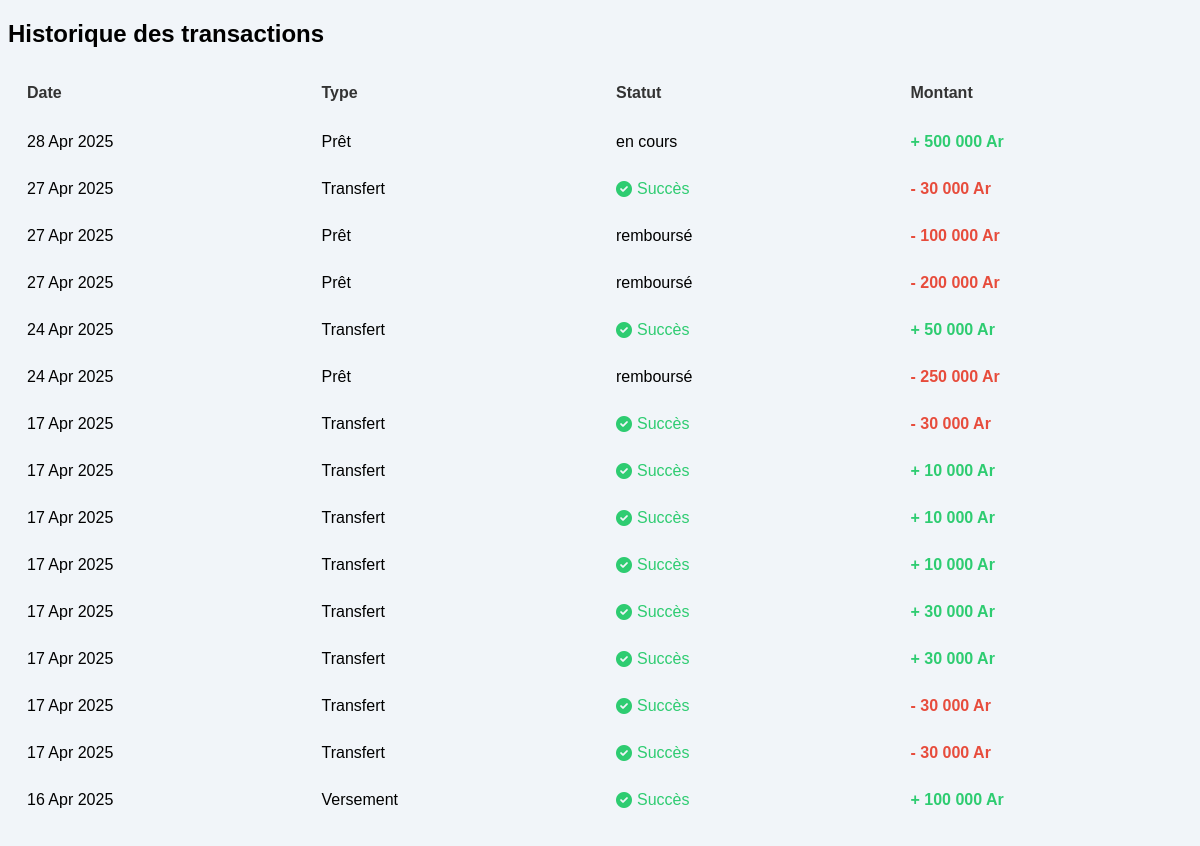
The app's page /Admin-interface/pages/profil/profilHistory.php?numCompte=02610001 with its own data.
### tables this page shows
CREATE TABLE `preter` (
  `numPret` int(11) NOT NULL,
  `numCompte` varchar(20) NOT NULL,
  `montantPrete` decimal(10,2) NOT NULL,
  `datePret` date NOT NULL,
  `statut` enum('en cours','remboursé','en retard') NOT NULL DEFAULT 'en cours',
  `delais` int(11) NOT NULL,
  `montantARembourser` decimal(10,2) NOT NULL,
  `dateRemboursement` date DEFAULT NULL,
  `dernierCalculFrais` date DEFAULT NULL
);

CREATE TABLE `virement` (
  `idVirement` int(11) NOT NULL,
  `numCompteEnvoyeur` varchar(20) DEFAULT NULL,
  `numCompteBeneficiaire` varchar(20) DEFAULT NULL,
  `montant` decimal(10,2) DEFAULT NULL,
  `dateTransfert` datetime DEFAULT current_timestamp()
);

CREATE TABLE `versement` (
  `id` int(11) NOT NULL,
  `numCompte` varchar(255) NOT NULL,
  `montant` decimal(10,2) NOT NULL,
  `dateVersement` datetime NOT NULL DEFAULT current_timestamp()
);

### Admin-interface/pages/profil/profilHistory.php (the view, shortened to what this page needs)
<?php
include "../config/db.php";
$numCompte = isset($_GET['numCompte']) ? trim($_GET['numCompte']) : '';
$transactions = [];
$sql_virements_envoyes = "SELECT dateTransfert as date, 'Transfert' as type, 'Succès' as statut, montant, 'sortie' as direction
                          FROM virement
                          WHERE numCompteEnvoyeur = ?";
$stmt_envoyes = $conn->prepare($sql_virements_envoyes);
if ($stmt_envoyes) {
    $stmt_envoyes->bind_param("s", $numCompte);
    $stmt_envoyes->execute();
    $result_envoyes = $stmt_envoyes->get_result();
    while ($row = $result_envoyes->fetch_assoc()) {
        $transactions[] = $row;
    }
}
$sql_virements_recus = "SELECT dateTransfert as date, 'Transfert' as type, 'Succès' as statut, montant, 'entree' as direction
                        FROM virement
                        WHERE numCompteBeneficiaire = ?";
$stmt_recus = $conn->prepare($sql_virements_recus);
if ($stmt_recus) {
    $stmt_recus->bind_param("s", $numCompte);
    $stmt_recus->execute();
    $result_recus = $stmt_recus->get_result();
    while ($row = $result_recus->fetch_assoc()) {
        $transactions[] = $row;
    }
}
$sql_versements = "SELECT dateVersement as date, 'Versement' as type, 'Succès' as statut, montant, 'entree' as direction
                   FROM versement
                   WHERE numCompte = ?";
$stmt_versements = $conn->prepare($sql_versements);
if ($stmt_versements) {
    $stmt_versements->bind_param("s", $numCompte);
    $stmt_versements->execute();
    $result_versements = $stmt_versements->get_result();
    while ($row = $result_versements->fetch_assoc()) {
        $transactions[] = $row;
    }
}
$sql_prets = "SELECT datePret as date, 'Prêt' as type, statut, montantPrete as montant FROM preter WHERE numCompte = ?";
$stmt_prets = $conn->prepare($sql_prets);
if ($stmt_prets) {
    $stmt_prets->bind_param("s", $numCompte);
    $stmt_prets->execute();
    $result_prets = $stmt_prets->get_result();
    while ($row = $result_prets->fetch_assoc()) {
        if (strtolower($row['statut']) == 'remboursé' || strtolower($row['statut']) == 'rembourse') {
            $row['direction'] = 'sortie';
        } else {
            $row['direction'] = 'entree';
        }
        $transactions[] = $row;
    }
}
usort($transactions, function($a, $b) {
    return strtotime($b['date']) - strtotime($a['date']);
});
?>
<!DOCTYPE html>
<html lang="fr">
<head>
    <link rel="stylesheet" href="https://cdnjs.cloudflare.com/ajax/libs/font-awesome/6.0.0/css/all.min.css">
</head>
<body>
    <h2>Historique des transactions</h2>
    <?php if (count($transactions) > 0): ?>
        <table class="transaction-table">
            <thead>
                <tr>
                    <th>Date</th>
                    <th>Type</th>
                    <th>Statut</th>
                    <th>Montant</th>
                </tr>
            </thead>
            <tbody>
                <?php foreach ($transactions as $transaction): ?>
                    <tr>
                        <td><?php echo date('d M Y', strtotime($transaction['date'])); ?></td>
                        <td><?php echo htmlspecialchars($transaction['type']); ?></td>
                        <td>
                            <?php if (strtolower($transaction['statut']) == 'succès' || strtolower($transaction['statut']) == 'succes'): ?>
                                <span class="statut-success"><i class="fas fa-check-circle"></i> <?php echo htmlspecialchars($transaction['statut']); ?></span>
                            <?php else: ?>
                                <span class="statut-autre"><?php echo htmlspecialchars($transaction['statut']); ?></span>
                            <?php endif; ?>
                        </td>
                        <td class="<?php echo $transaction['direction'] == 'sortie' ? 'montant-sortie' : 'montant-entree'; ?>">
                            <?php echo $transaction['direction'] == 'sortie' ? '- ' : '+ '; ?>
                            <?php echo number_format($transaction['montant'], 0, ',', ' '); ?> Ar
                        </td>
                    </tr>
                <?php endforeach; ?>
            </tbody>
        </table>
    <?php else: ?>
        <div class="no-transactions">Aucune transaction trouvée pour ce compte.</div>
    <?php endif; ?>
</body>
</html>

### Admin-interface/pages/profil/profilHistory.php (style rules this page uses)
body { font-family: 'Arial', sans-serif; background-color: #F1F5F9; }
.transaction-table { width: 100%; border-collapse: separate; margin-top: 20px; table-layout: fixed; }
.transaction-table thead { position: sticky; top: 0; z-index: 1; }
.transaction-table tbody { display: block; max-height: 700px; overflow-y: auto; }
.transaction-table thead tr, .transaction-table tbody tr { display: table; width: 100%; table-layout: fixed; }
.transaction-table th, .transaction-table td { padding: 12px 15px; text-align: left; border-bottom: 0.5px solid #F1F5F9; }
.transaction-table th { background-color: #F1F5F9; font-weight: bold; color: #333; }
.transaction-table tr { background-color: #F1F5F9; }
.montant-sortie { color: #e74c3c; font-weight: bold; }
.montant-entree { color: #2ecc71; font-weight: bold; }
.statut-success { color: #2ecc71; display: flex; align-items: center; }
.statut-success i { margin-right: 5px; }
.statut-autre { display: flex; align-items: center; }

### records on screen
preter: datePret "28 Apr 2025", type "Prêt", statut "en cours", montantPrete "500 000"
virement: dateTransfert "27 Apr 2025", type "Transfert", statut "Succès", montant "30 000"
preter: datePret "27 Apr 2025", type "Prêt", statut "remboursé", montantPrete "100 000"
preter: datePret "27 Apr 2025", type "Prêt", statut "remboursé", montantPrete "200 000"
virement: dateTransfert "24 Apr 2025", type "Transfert", statut "Succès", montant "50 000"
preter: datePret "24 Apr 2025", type "Prêt", statut "remboursé", montantPrete "250 000"
virement: dateTransfert "17 Apr 2025", type "Transfert", statut "Succès", montant "30 000"
virement: dateTransfert "17 Apr 2025", type "Transfert", statut "Succès", montant "10 000"
virement: dateTransfert "17 Apr 2025", type "Transfert", statut "Succès", montant "10 000"
virement: dateTransfert "17 Apr 2025", type "Transfert", statut "Succès", montant "10 000"
virement: dateTransfert "17 Apr 2025", type "Transfert", statut "Succès", montant "30 000"
virement: dateTransfert "17 Apr 2025", type "Transfert", statut "Succès", montant "30 000"
virement: dateTransfert "17 Apr 2025", type "Transfert", statut "Succès", montant "30 000"
virement: dateTransfert "17 Apr 2025", type "Transfert", statut "Succès", montant "30 000"
versement: dateVersement "16 Apr 2025", type "Versement", statut "Succès", montant "100 000"
